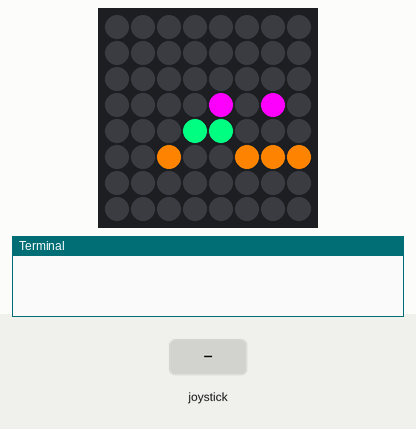
This program was run on a simulated Raspberry Pi (BCM pin numbers) with a Sense HAT. Parts: the Sense HAT's 8×8 RGB LED matrix, the last lines printed to the terminal. Inputs (shaded band) come from the test bench. The clock reads 2024-03-15 10:24:30 at power-on unless the program sets it; the 64×8 strip is a reading aid, not a part: it shows the text the matrix is scrolling, unrolled, one strip-width of it at a time.

Above: at 9.3 s.
9.4 s: joystick pushed right
At 10.6 s:
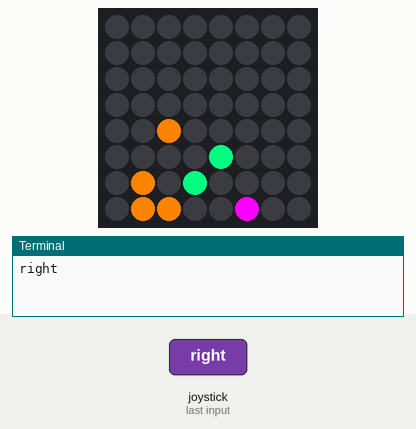
12.4 s: joystick pushed left
At 13.3 s:
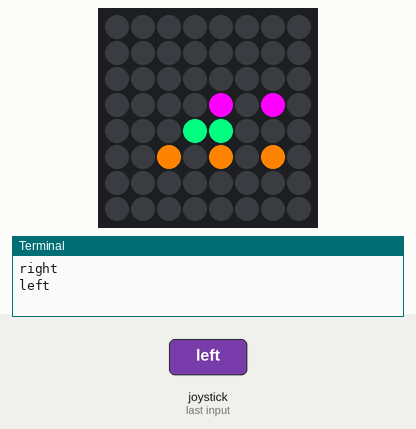
15.4 s: joystick pushed up
At 16.1 s:
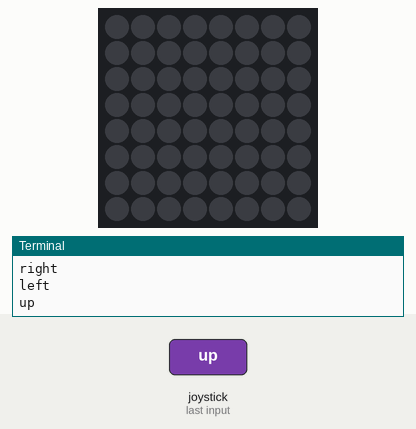

Measured:
- after the input at 9.4 s, the LEDs: first change at once (image 1 shows a later state)
- after the input at 12.4 s, the LEDs: first change at once (image 2 shows a later state)
- after the input at 15.4 s, the LEDs: change at once (image 3)
- what the display in image 1 shows lasts 0.9 s, from 10.0 s to 10.9 s
- what the display in image 3 shows lasts 0.7 s, from 15.6 s to 16.3 s

The program:

main.py
```python
from sense_hat import SenseHat
from datetime import datetime
import time
import numpy
from sense_hat.stick import ACTION_RELEASED
import signal
import sys

display_mode = 1
time_mode = True

"""
def getBackground():
    global time_mode
    value = datetime.now().hour
    if time_mode == False:
        if value >= 12: return (255,255,255); return (0,0,255)
    else:
        return (0,0,255)
"""
# Colors for LED
hour_color = (255, 0, 255)
minute_color = (0, 255, 128)
second_color = (255, 128, 0)

sense = SenseHat()

sense.clear()


def main():
    starting()
    BinaryClock()


def starting():
    sense.show_message("Starting soon", 0.1, minute_color, (0, 0, 185))
    sense.clear()


def draw(value, row, color):
    binary_str = "{0:8b}".format(value)
    for x in range(0, 8):
        if binary_str[x] == '1':
            sense.set_pixel(x, row, color)
        else:
            sense.set_pixel(x, row, 0, 0, 0)


"""
def drawTwo(value, row, color):
    length = len(str(value))
    if length > 1:
        binary_ones = "{0:8b}".format(int(str(value)[1]))
        binary_tens = "{0:8b}".format(int(str(value)[0]))
        for x in range(0,8):
            if binary_ones[x] == '1':
                sense.set_pixel(x, row, color)
            else:
                sense.set_pixel(x, row, off)
            if binary_tens[x] == '1':
                sense.set_pixel(x, row +1, color)
            else:
                sense.set_pixel(x, row +1, off)
    else:
        binary_ones = "{0:8b}".format(value)
        for x in range(0,8):
            if binary_ones[x] == '1':
                sense.set_pixel(x, row, color)
            else:
                sense.set_pixel(x, row, off)

def OptionTwo():
    global display_mode

    while display_mode == 0:
        t = datetime.datetime.now()
        drawTwo(t.hour, 1, hour_color)
        drawTwo(t.minute, 3, minute_color)
        drawTwo(t.second, 5, second_color)
        time.sleep(0.9)
"""


def BinaryClock():
    global display_mode
    global time_mode
    global hour_color

    while True:
        t = datetime.now()
        if (time_mode):
            h = int(t.strftime('%H'))
            m = int(t.strftime('%M'))
            s = int(t.strftime('%S'))
        else:
            h = int(t.strftime('%I'))
            m = int(t.strftime('%M'))
            s = int(t.strftime('%S'))

        if display_mode == 1:
            sense.set_rotation(0)
            draw(h, 3, hour_color)
            draw(m, 4, minute_color)
            draw(s, 5, second_color)
        elif display_mode == 2:
            sense.set_rotation(90)
            draw(h % 10, 1, hour_color)
            draw(h // 10, 2, hour_color)
            draw(m % 10, 3, minute_color)
            draw(m // 10, 4, minute_color)
            draw(s % 10, 5, second_color)
            draw(s // 10, 6, second_color)

        time.sleep(0.9)


def pushed_up(event):
    global time_mode
    if event.action != ACTION_RELEASED:
        print("up")
        time_mode = not time_mode
        sense.clear()


def pushed_down(event):
    if event.action != ACTION_RELEASED:
        print("down")
        sense.set_rotation(0)


def pushed_left(event):
    global display_mode
    if event.action != ACTION_RELEASED:
        print("left")
        display_mode = 1


def pushed_right(event):
    global display_mode
    if event.action != ACTION_RELEASED:
        print("right")
        display_mode = 2


def refresh():
    sense.clear()
    pass


def signal_handler(sig, frame):
    print('You pressed ctrl+c!')
    sense.set_rotation(0)
    sense.show_message("Shutting down", 0.1, minute_color, (0, 0, 185))
    sense.clear()
    sys.exit(0)


sense.stick.direction_up = pushed_up
sense.stick.direction_down = pushed_down
sense.stick.direction_left = pushed_left
sense.stick.direction_right = pushed_right
sense.stick.direction_any = refresh

signal.signal(signal.SIGINT, signal_handler)
signal.signal(signal.SIGTERM, signal_handler)
main()
```
